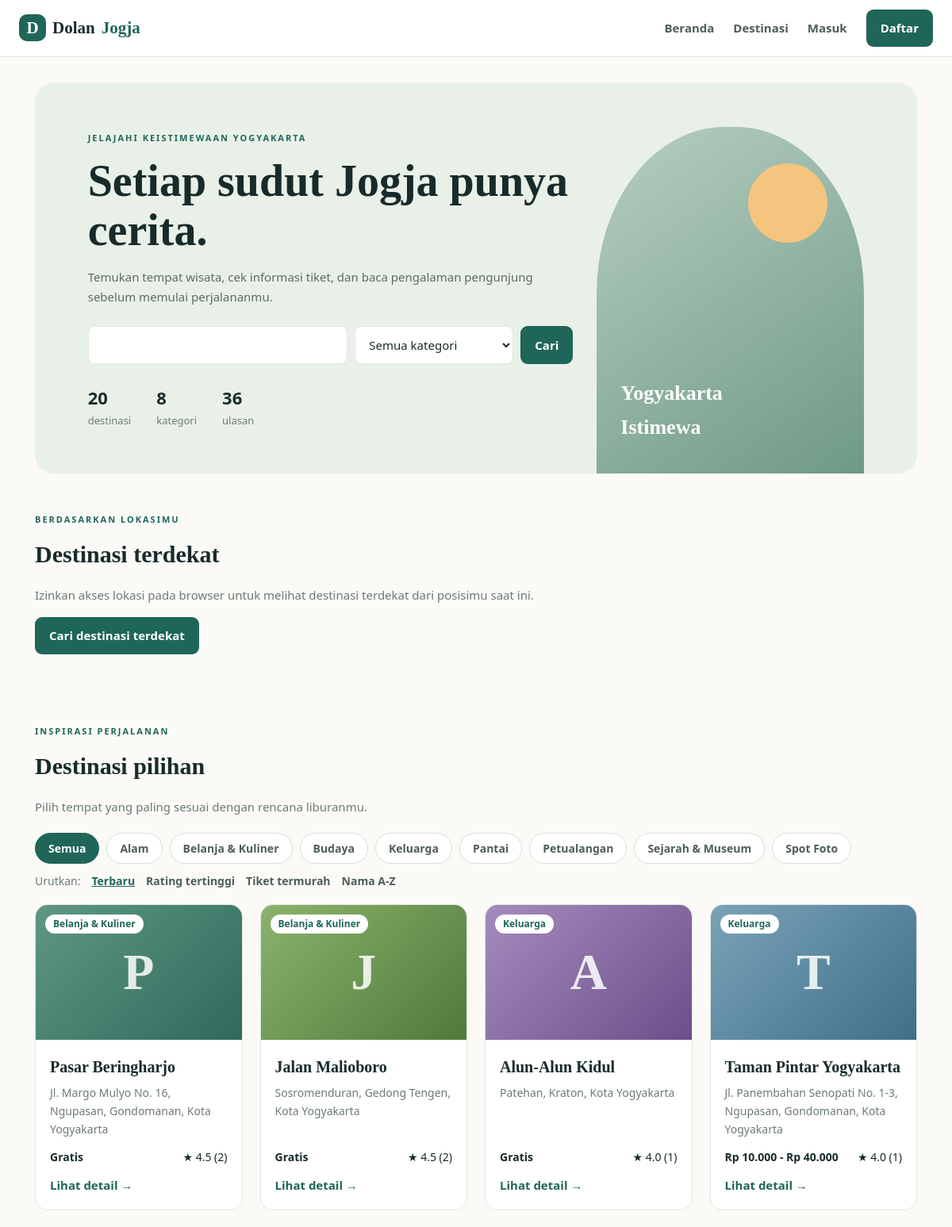
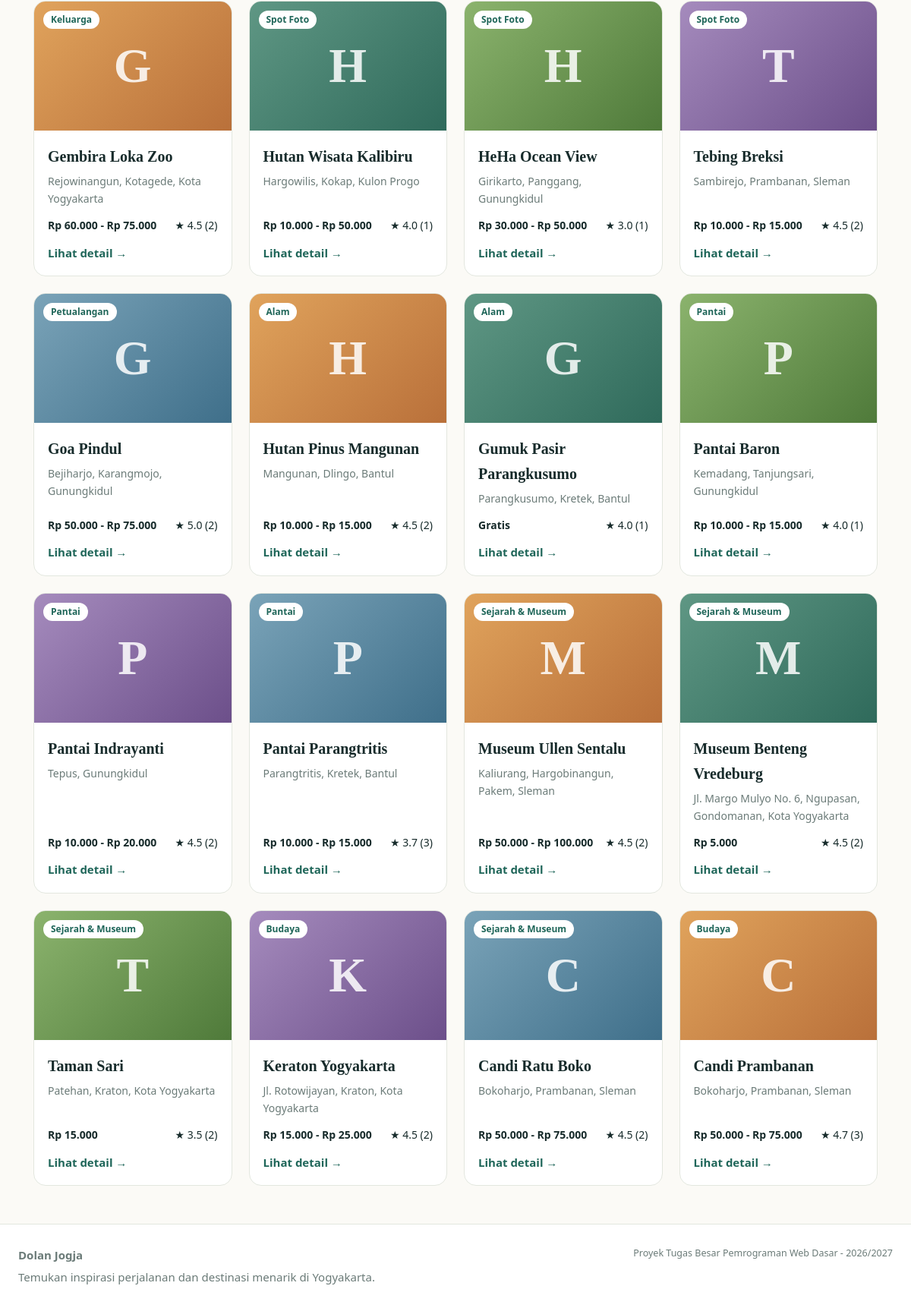
The page / on the database its author committed (2 pictures, top to bottom).
### tables this page shows
CREATE TABLE categories (
  id   INT AUTO_INCREMENT PRIMARY KEY,
  nama VARCHAR(50) NOT NULL UNIQUE
);

CREATE TABLE destinations (
  id          INT AUTO_INCREMENT PRIMARY KEY,
  category_id INT NOT NULL,
  nama        VARCHAR(100) NOT NULL,
  lokasi      VARCHAR(200) NOT NULL,
  deskripsi   TEXT,
  harga_tiket INT NOT NULL DEFAULT 0,
  harga_maks  INT DEFAULT NULL,
  jam_buka    VARCHAR(100) DEFAULT NULL,
  latitude    DECIMAL(10,7) DEFAULT NULL,
  longitude   DECIMAL(10,7) DEFAULT NULL,
  foto        VARCHAR(255) DEFAULT NULL,            
  created_at  TIMESTAMP NOT NULL DEFAULT CURRENT_TIMESTAMP,
  CONSTRAINT fk_destination_category FOREIGN KEY (category_id) REFERENCES categories(id)
);

### includes/init.php (the view, shortened to what this page needs)
<?php
$USER = null;
function e($v) { return htmlspecialchars((string) $v, ENT_QUOTES, "UTF-8"); }
function url($p = "") { return e(BASE . $p); }
function login() { global $USER; return $USER !== null; }
function rupiah($n) { return (int) $n === 0 ? "Gratis" : "Rp " . number_format((int) $n, 0, ",", "."); }
function harga($min, $max) {
    return ($max !== null && (int) $max > (int) $min) ? rupiah($min) . " - " . rupiah($max) : rupiah($min);
}
function kartu_destinasi($d) {
    $gambar = !empty($d["foto"])
        ? '<img class="foto" src="' . foto_src("destinasi", $d["foto"]) . '" alt="' . e($d["nama"]) . '" />'
        : '<div class="placeholder ph-' . ((int) $d["id"] % 5) . '"><span>' . e(mb_substr($d["nama"], 0, 1)) . '</span></div>';
    $rating = $d["rating"] ? "&#9733; " . e($d["rating"]) . " (" . (int) $d["total_review"] . ")" : "Belum ada ulasan";
    return '<div class="place-card"><div class="place-image">' . $gambar
        . '<span class="tag">' . e($d["kategori"]) . '</span></div>'
        . '<div class="place-body"><h3>' . e($d["nama"]) . '</h3>'
        . '<p class="muted">' . e($d["lokasi"]) . '</p>'
        . '<div class="place-meta"><strong>' . harga($d["harga_tiket"], $d["harga_maks"]) . '</strong><span>' . $rating . '</span></div>'
        . '<a class="text-link" href="' . url("destinasi/detail.php?id=" . (int) $d["id"]) . '">Lihat detail &#8594;</a></div></div>';
}
function header_web($title = "Dolan Jogja") {
    echo '<!DOCTYPE html PUBLIC "-//W3C//DTD XHTML 1.0 Strict//EN" "http://www.w3.org/TR/xhtml1/DTD/xhtml1-strict.dtd">' . "\n";
    ?>
<html xmlns="http://www.w3.org/1999/xhtml" xml:lang="id" lang="id">
<head>
<link rel="stylesheet" type="text/css" href="<?php echo url("assets/css/style.css"); ?>" />
</head>
<body>
<div class="topbar">
<a class="brand" href="<?php echo url("index.php"); ?>"><span class="brand-mark">D</span>Dolan<span>Jogja</span></a>
<div id="nav" class="nav">
<a href="<?php echo url("index.php"); ?>">Beranda</a>
<a href="<?php echo url("index.php#destinasi"); ?>">Destinasi</a>
<?php if (login()) { ?>
<a href="<?php echo url("user/wishlist.php"); ?>">Favorit</a>
<a href="<?php echo url("user/profil.php"); ?>">Profil</a>
<?php if (admin()) { ?><a href="<?php echo url("admin/index.php"); ?>">Admin</a><?php } ?>
<a class="nav-cta" href="<?php echo url("auth/logout.php"); ?>">Keluar</a>
<?php } else { ?>
<a href="<?php echo url("auth/login.php"); ?>">Masuk</a>
<a class="nav-cta" href="<?php echo url("auth/register.php"); ?>">Daftar</a>
<?php } ?>
</div>
</div>
<div class="container">
<?php
}
function footer_web() { ?>
</div>
<div class="footer">
<div><strong>Dolan Jogja</strong><p>Temukan inspirasi perjalanan dan destinasi menarik di Yogyakarta.</p></div>
<small>Proyek Tugas Besar Pemrograman Web Dasar - 2026/2027</small>
</div>
</body>
</html>
<?php }

### index.php (shortened to what this page needs)
<?php
require_once "includes/init.php";
$q    = trim($_GET["q"] ?? "");
$cat  = (int) ($_GET["kategori"] ?? 0);
$urut = $_GET["urut"] ?? "terbaru";
$opsi_urut = array(
    "terbaru"  => array("Terbaru", "d.created_at DESC, d.id DESC"),
    "rating"   => array("Rating tertinggi", "rating DESC, total_review DESC, d.nama ASC"),
    "termurah" => array("Tiket termurah", "d.harga_tiket ASC, d.nama ASC"),
    "nama"     => array("Nama A-Z", "d.nama ASC"),
);
$cats = $conn->query("SELECT id, nama FROM categories ORDER BY nama");
$daftar_kategori = $cats->fetch_all(MYSQLI_ASSOC);
$sql = "SELECT d.*, c.nama AS kategori,
        (SELECT ROUND(AVG(r.rating),1) FROM reviews r WHERE r.destination_id=d.id) AS rating,
        (SELECT COUNT(*) FROM reviews r WHERE r.destination_id=d.id) AS total_review
        FROM destinations d JOIN categories c ON c.id=d.category_id
        WHERE (d.nama LIKE ? OR d.lokasi LIKE ?)";
$like = "%" . $q . "%";
$sql .= " ORDER BY " . $opsi_urut[$urut][1];
$stmt = $conn->prepare($sql);
if ($cat) { $stmt->bind_param("ssi", $like, $like, $cat); } else { $stmt->bind_param("ss", $like, $like); }
$stmt->execute();
$items = $stmt->get_result();
$n_dest = $conn->query("SELECT COUNT(*) n FROM destinations")->fetch_assoc()["n"];
$n_kat  = count($daftar_kategori);
$n_rev  = $conn->query("SELECT COUNT(*) n FROM reviews")->fetch_assoc()["n"];
header_web("Jelajahi Wisata Yogyakarta");
?>
<div class="hero">
  <div class="hero-copy">
    <span class="eyebrow">Jelajahi keistimewaan Yogyakarta</span>
    <h1>Setiap sudut Jogja punya cerita.</h1>
    <p>Temukan tempat wisata, cek informasi tiket, dan baca pengalaman pengunjung sebelum memulai perjalananmu.</p>
    <form class="search" method="get" action="<?php echo url("index.php"); ?>">
      <div>
        <input type="text" id="q" name="q" value="<?php echo e($q); ?>" title="Cari destinasi atau lokasi" />
        <select id="kategori" name="kategori" title="Filter kategori">
          <option value="0">Semua kategori</option>
        </select>
        <button class="btn" type="submit">Cari</button>
      </div>
    </form>
    <div class="hero-stats">
      <span><b><?php echo (int) $n_dest; ?></b> destinasi</span>
      <span><b><?php echo (int) $n_kat; ?></b> kategori</span>
      <span><b><?php echo (int) $n_rev; ?></b> ulasan</span>
    </div>
  </div>
  <div class="hero-art"><div class="sun"></div><div class="art-caption">Yogyakarta<br />Istimewa</div></div>
</div>
<div id="terdekat" class="section">
  <span class="eyebrow">Berdasarkan lokasimu</span>
  <h2>Destinasi terdekat</h2>
  <p class="muted">Izinkan akses lokasi pada browser untuk melihat destinasi terdekat dari posisimu saat ini.</p>
  <p><a id="btn-terdekat" class="btn" href="<?php echo url("api/terdekat.php"); ?>">Cari destinasi terdekat</a> <span id="status-terdekat" class="status"></span></p>
</div>
<div id="destinasi" class="section">
  <div class="section-head">
    <span class="eyebrow">Inspirasi perjalanan</span>
    <h2>Destinasi pilihan</h2>
    <p class="muted">Pilih tempat yang paling sesuai dengan rencana liburanmu.</p>
  </div>
  <div class="category-row">
    <a class="pill<?php echo !$cat ? " selected" : ""; ?>" href="<?php echo url("index.php?urut=" . $urut . "#destinasi"); ?>">Semua</a>
    <?php foreach ($daftar_kategori as $c) { ?>
    <a class="pill<?php echo $cat === (int) $c["id"] ? " selected" : ""; ?>" href="<?php echo url("index.php?kategori=" . (int) $c["id"] . "&urut=" . $urut . "#destinasi"); ?>"><?php echo e($c["nama"]); ?></a>
    <?php } ?>
  </div>
  <div class="sort-row">
    <span class="muted">Urutkan:</span>
    <?php foreach ($opsi_urut as $kode => $o) { ?>
    <a class="sort-link<?php echo $kode === $urut ? " selected" : ""; ?>" href="<?php echo url("index.php?q=" . urlencode($q) . "&kategori=" . $cat . "&urut=" . $kode . "#destinasi"); ?>"><?php echo e($o[0]); ?></a>
    <?php } ?>
  </div>
  <div class="cards">
    <?php while ($d = $items->fetch_assoc()) { echo kartu_destinasi($d); } ?>
  </div>
</div>
<?php footer_web(); ?>

### rows shown on the page
categories: nama "Alam"
categories: nama "Belanja & Kuliner"
categories: nama "Budaya"
categories: nama "Keluarga"
categories: nama "Pantai"
categories: nama "Petualangan"
categories: nama "Sejarah & Museum"
categories: nama "Spot Foto"
destinations: nama "P", category.nama "Belanja & Kuliner", nama "Pasar Beringharjo", lokasi "Jl. Margo Mulyo No. 16, Ngupasan, Gondomanan, Kota Yogyakarta", harga($d["harga_tiket"], $d["harga_maks"]) "Gratis", rating "★ 4.5 (2)"
destinations: nama "J", category.nama "Belanja & Kuliner", nama "Jalan Malioboro", lokasi "Sosromenduran, Gedong Tengen, Kota Yogyakarta", harga($d["harga_tiket"], $d["harga_maks"]) "Gratis", rating "★ 4.5 (2)"
destinations: nama "A", category.nama "Keluarga", nama "Alun-Alun Kidul", lokasi "Patehan, Kraton, Kota Yogyakarta", harga($d["harga_tiket"], $d["harga_maks"]) "Gratis", rating "★ 4.0 (1)"
destinations: nama "T", category.nama "Keluarga", nama "Taman Pintar Yogyakarta", lokasi "Jl. Panembahan Senopati No. 1-3, Ngupasan, Gondomanan, Kota Yogyakarta", harga($d["harga_tiket"], $d["harga_maks"]) "Rp 10.000 - Rp 40.000", rating "★ 4.0 (1)"
destinations: nama "G", category.nama "Keluarga", nama "Gembira Loka Zoo", lokasi "Rejowinangun, Kotagede, Kota Yogyakarta", harga($d["harga_tiket"], $d["harga_maks"]) "Rp 60.000 - Rp 75.000", rating "★ 4.5 (2)"
destinations: nama "H", category.nama "Spot Foto", nama "Hutan Wisata Kalibiru", lokasi "Hargowilis, Kokap, Kulon Progo", harga($d["harga_tiket"], $d["harga_maks"]) "Rp 10.000 - Rp 50.000", rating "★ 4.0 (1)"
destinations: nama "H", category.nama "Spot Foto", nama "HeHa Ocean View", lokasi "Girikarto, Panggang, Gunungkidul", harga($d["harga_tiket"], $d["harga_maks"]) "Rp 30.000 - Rp 50.000", rating "★ 3.0 (1)"
destinations: nama "T", category.nama "Spot Foto", nama "Tebing Breksi", lokasi "Sambirejo, Prambanan, Sleman", harga($d["harga_tiket"], $d["harga_maks"]) "Rp 10.000 - Rp 15.000", rating "★ 4.5 (2)"
destinations: nama "G", category.nama "Petualangan", nama "Goa Pindul", lokasi "Bejiharjo, Karangmojo, Gunungkidul", harga($d["harga_tiket"], $d["harga_maks"]) "Rp 50.000 - Rp 75.000", rating "★ 5.0 (2)"
destinations: nama "H", category.nama "Alam", nama "Hutan Pinus Mangunan", lokasi "Mangunan, Dlingo, Bantul", harga($d["harga_tiket"], $d["harga_maks"]) "Rp 10.000 - Rp 15.000", rating "★ 4.5 (2)"
destinations: nama "G", category.nama "Alam", nama "Gumuk Pasir Parangkusumo", lokasi "Parangkusumo, Kretek, Bantul", harga($d["harga_tiket"], $d["harga_maks"]) "Gratis", rating "★ 4.0 (1)"
destinations: nama "P", category.nama "Pantai", nama "Pantai Baron", lokasi "Kemadang, Tanjungsari, Gunungkidul", harga($d["harga_tiket"], $d["harga_maks"]) "Rp 10.000 - Rp 15.000", rating "★ 4.0 (1)"
destinations: nama "P", category.nama "Pantai", nama "Pantai Indrayanti", lokasi "Tepus, Gunungkidul", harga($d["harga_tiket"], $d["harga_maks"]) "Rp 10.000 - Rp 20.000", rating "★ 4.5 (2)"
destinations: nama "P", category.nama "Pantai", nama "Pantai Parangtritis", lokasi "Parangtritis, Kretek, Bantul", harga($d["harga_tiket"], $d["harga_maks"]) "Rp 10.000 - Rp 15.000", rating "★ 3.7 (3)"
destinations: nama "M", category.nama "Sejarah & Museum", nama "Museum Ullen Sentalu", lokasi "Kaliurang, Hargobinangun, Pakem, Sleman", harga($d["harga_tiket"], $d["harga_maks"]) "Rp 50.000 - Rp 100.000", rating "★ 4.5 (2)"
destinations: nama "M", category.nama "Sejarah & Museum", nama "Museum Benteng Vredeburg", lokasi "Jl. Margo Mulyo No. 6, Ngupasan, Gondomanan, Kota Yogyakarta", harga($d["harga_tiket"], $d["harga_maks"]) "Rp 5.000", rating "★ 4.5 (2)"
destinations: nama "T", category.nama "Sejarah & Museum", nama "Taman Sari", lokasi "Patehan, Kraton, Kota Yogyakarta", harga($d["harga_tiket"], $d["harga_maks"]) "Rp 15.000", rating "★ 3.5 (2)"
destinations: nama "K", category.nama "Budaya", nama "Keraton Yogyakarta", lokasi "Jl. Rotowijayan, Kraton, Kota Yogyakarta", harga($d["harga_tiket"], $d["harga_maks"]) "Rp 15.000 - Rp 25.000", rating "★ 4.5 (2)"
destinations: nama "C", category.nama "Sejarah & Museum", nama "Candi Ratu Boko", lokasi "Bokoharjo, Prambanan, Sleman", harga($d["harga_tiket"], $d["harga_maks"]) "Rp 50.000 - Rp 75.000", rating "★ 4.5 (2)"
destinations: nama "C", category.nama "Budaya", nama "Candi Prambanan", lokasi "Bokoharjo, Prambanan, Sleman", harga($d["harga_tiket"], $d["harga_maks"]) "Rp 50.000 - Rp 75.000", rating "★ 4.7 (3)"

### other values the page prints
$n_dest "20"
$n_kat "8"
$n_rev "36"
$o[0] "Terbaru"
$o[0] "Rating tertinggi"
$o[0] "Tiket termurah"
$o[0] "Nama A-Z"
